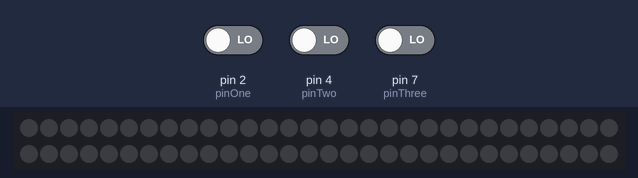
Recording of a sketch running on a simulated Arduino Uno, built with avr-gcc and run on an emulated ATmega328P. On the bench: 60 RGB LEDs in strip order, left to right, continuing on the next row. Inputs (shaded band) come from the test bench; at power-on: pin 2 (pinOne) LOW, pin 4 (pinTwo) LOW, pin 7 (pinThree) LOW.

Above: at 1.2 s.
1.3 s: pin 2 (pinOne) driven HIGH
At 2.4 s:
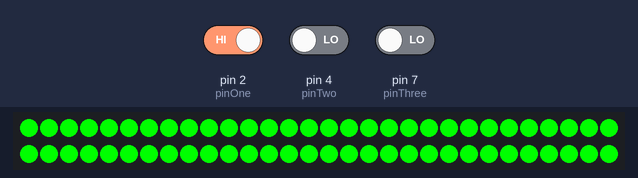
4.3 s: pin 2 (pinOne) driven LOW
5.8 s: pin 4 (pinTwo) driven HIGH
At 6.27 s:
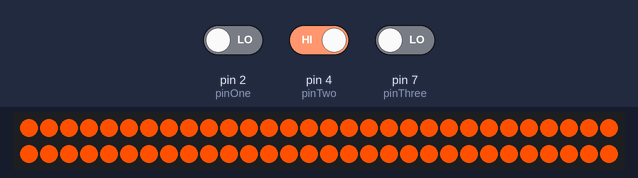
8.8 s: pin 4 (pinTwo) driven LOW
10.3 s: pin 7 (pinThree) driven HIGH
At 10.54 s:
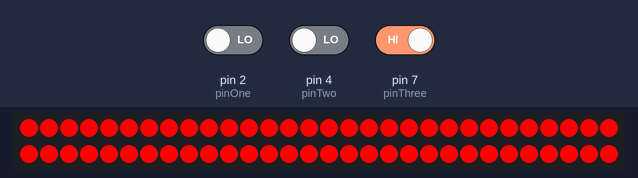
Timing chart, 0 to 12.9 s (numbered marks = the images above; inputs shaded):
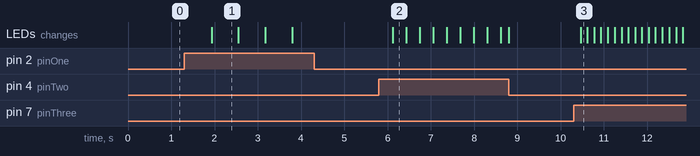

Measured:
- after the input at 1.3 s, the LEDs: change after 0.64 s (image 1)
- after the input at 4.3 s, every drawn part: stays the same
- after the input at 5.8 s, the LEDs: change after 0.32 s (image 2)
- after the input at 10.3 s, the LEDs: change after 0.17 s (image 3)
- what the display in image 1 shows lasts 0.7 s, from 1.9 s to 2.6 s

The sketch:

pitLightsUpgraded.ino
```cpp
#include <Adafruit_NeoPixel.h>
#define PIN 6
#define NUM_LEDS 60
// Parameter 1 = number of pixels in strip
// Parameter 2 = pin number (most are valid)
// Parameter 3 = pixel type flags, add together as needed:
//   NEO_KHZ800  800 KHz bitstream (most NeoPixel products w/WS2812 LEDs)
//   NEO_KHZ400  400 KHz (classic 'v1' (not v2) FLORA pixels, WS2811 drivers)
//   NEO_GRB     Pixels are wired for GRB bitstream (most NeoPixel products)
//   NEO_RGB     Pixels are wired for RGB bitstream (v1 FLORA pixels, not v2)
Adafruit_NeoPixel strip = Adafruit_NeoPixel(NUM_LEDS, PIN, NEO_GRB + NEO_KHZ800);
const int pinOne = 2;
const int pinTwo = 4;
const int pinThree = 7;
bool arr[60];

void setup() {
  //makeArrayFalse();
  pinMode(pinOne, INPUT);
  strip.begin();
  strip.show(); // Initialize all pixels to 'off'
}

// *** REPLACE FROM HERE ***
void loop() {

  colorWipe(0x00,0xff,0x00, 50);
}


void colorWipe(byte red, byte green, byte blue, int SpeedDelay) {
  if (digitalRead(pinOne)== HIGH){
   button1(0,0xFF,0);
   showStrip();
  }else if (digitalRead(pinTwo)==HIGH){
    button2(0xFE,0x50,0);
    showStrip();
 }else if (digitalRead(pinThree)==HIGH) {
   button3(0xFF,0,0);
   showStrip();
 }
 else{
   setAll(0,0,0);
   showStrip();
 }

  }
// *** REPLACE TO HERE ***

void showStrip() {
 #ifdef ADAFRUIT_NEOPIXEL_H
   // NeoPixel
   strip.show();
 #endif
 #ifndef ADAFRUIT_NEOPIXEL_H
   // FastLED
   FastLED.show();
 #endif
}

void setPixel(int Pixel, byte red, byte green, byte blue) {
 #ifdef ADAFRUIT_NEOPIXEL_H
   // NeoPixel
   strip.setPixelColor(Pixel, strip.Color(red, green, blue));
 #endif
 #ifndef ADAFRUIT_NEOPIXEL_H
   // FastLED
   leds[Pixel].r = red;
   leds[Pixel].g = green;
   leds[Pixel].b = blue;
 #endif
}

int on1 = 0;
void button1(byte red, byte green, byte blue) {

  for(int i = 0; i < NUM_LEDS; i++ ) {
    if(on1> 100)
      setPixel(i, red, green, blue);
    else
      setPixel(i, 0, 0, 0);
  }
  on1++;
  if(on1 >200)
  on1 = 0;

  showStrip();
}

int on2 = 0;
void button2(byte red, byte green, byte blue) {

  for(int i = 0; i < NUM_LEDS; i++ ) {
    if(on2> 50)
      setPixel(i, red, green, blue);
    else
      setPixel(i, 0, 0, 0);
  }
  on2++;
  if(on2 >100)
  on2 = 0;

  showStrip();
}

int on3 = 0;
void button3(byte red, byte green, byte blue) {

  for(int i = 0; i < NUM_LEDS; i++ ) {
    if(on3> 25)
      setPixel(i, red, green, blue);
    else
      setPixel(i, 0, 0, 0);
  }
  on3++;
  if(on3 > 50)
    on3 = 0;

  showStrip();
}
void setAll(byte red, byte green, byte blue) {
  for(int i = 0; i < NUM_LEDS; i++ ) {
    setPixel(i, red, green, blue);
  }
  showStrip();
}
```
